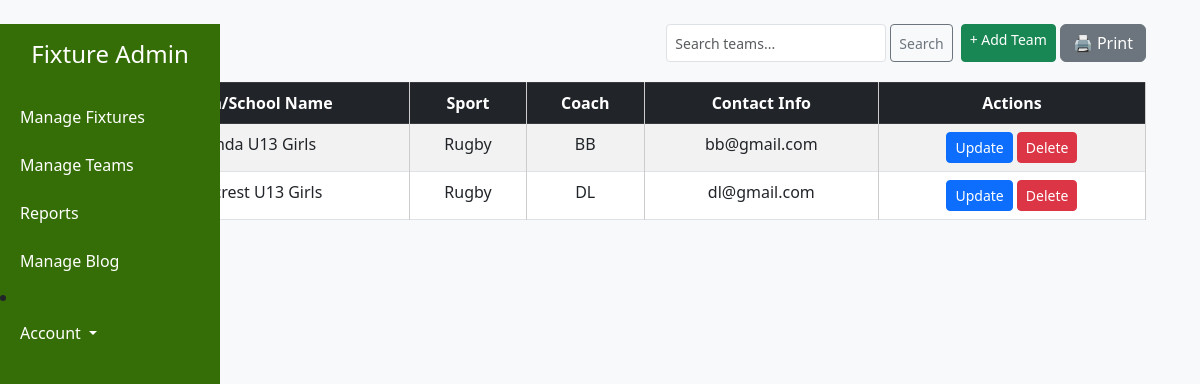
Page /current-teams/ (signed in) on the committed database.
### teams/models.py (models this page shows, shortened)
class Teams(models.Model):
    team_name = models.CharField(max_length=200, blank=True)
    sport = models.CharField(max_length=15, blank=True)
    coach = models.CharField(max_length=15, blank=True)
    email = models.EmailField(unique=False)
    added_on = models.DateTimeField(auto_now_add=True)

### teams/views.py (the view)
# urls.py: path('current-teams/', views.current_teams, name='current-teams'),
@login_required
def current_teams(request):
    teams = Teams.objects.all()
    return render(request, 'admin/current_teams.html', {'teams': teams})

### templates/admin/current_teams.html (shortened to what this page needs)
{% extends 'base/admin_dashboard.html' %}
{% block content %}
<div class="container mt-4">
    <div class="d-flex justify-content-between align-items-center mb-3">
        <h2 class="mb-0">Teams</h2>
        <div class="d-flex">
            <form class="d-flex me-2" method="GET" action="">
                <input type="text" name="q" class="form-control form-control-sm" placeholder="Search teams..." value="{{ request.GET.q }}">
                <button type="submit" class="btn btn-sm btn-outline-secondary ms-1">Search</button>
            </form>
            {% if user.is_authenticated %}
                <a href="{% url 'add-team' %}" class="btn btn-sm btn-success me-1">+ Add Team</a>
                <button class="btn btn-secondary" onclick="printReport()">🖨️ Print</button>
            {% endif %}
        </div>
    </div>
    <div id="report-section">
    <table class="table table-bordered table-striped">
        <thead class="table-dark">
            <tr>
                <th>Team/School Name</th>
                <th>Sport</th>
                <th>Coach</th>
                <th>Contact Info</th>
                {% if user.is_authenticated %}
                <th>Actions</th>
                {% endif %}
            </tr>
        </thead>
        <tbody>
              {% for team in teams %}
            <tr>
                <td>{{ forloop.counter }}</td>
                <td>{{ team.team_name }}</td>
                <td>{{ team.sport }}</td>
                <td>{{ team.coach }}</td>
                <td>{{ team.email }}</td>
                {% if user.is_authenticated %}
                <td>
                <a href="{% url 'edit-team' team.id %}" class="btn btn-sm btn-primary">Update</a>
                <a href="{% url 'delete-team' team.id %}" class="btn btn-sm btn-danger">Delete</a>
                </td>
                {% endif %}
            </tr>
            {% endfor %}
        </tbody>
    </table>
    </div>
</div>
{% endblock %}

### static/css/style.css (style rules this page uses)
body { background-color: #f8f9fa; }
h2 { text-align: center; }
table { width: 100%; border-collapse: collapse; margin-top: 20px; }
th, td { border: 1px solid #ccc; padding: 10px; text-align: center; }
th { background-color: #f4f4f4; }

### rows in the picture
Teams: team_name "Banda U13 Girls", sport "Rugby", coach "BB", email "bb@gmail.com"
Teams: team_name "Hillcrest U13 Girls", sport "Rugby", coach "DL", email "dl@gmail.com"
